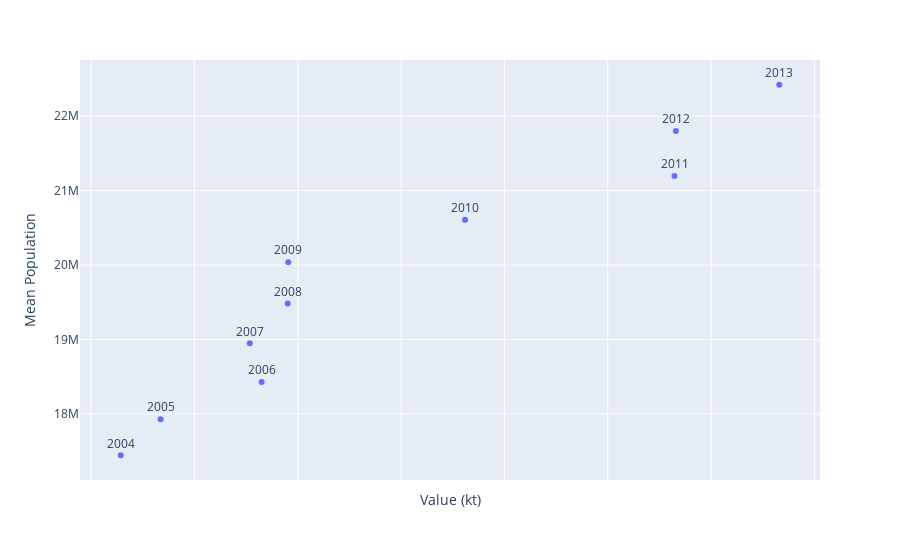

Write notebook code for a chart like this one.
### Code cell
cor_viz = cor_viz.reset_index()
fig = px.scatter(cor_viz, x='Value (kt)', y='Mean Population', text='Year')
fig.update_traces(textposition='top center')
fig.update_xaxes(showticklabels=False)

fig.show()

### Figure 1 — Plotly figure (JSON) as saved in the notebook; plotly's stock layout.template omitted (floating-point values rounded to 4 significant figures)
{"data": [{"hovertemplate": "Value (kt)=%{x}<br>Mean Population=%{y}<br>Year=%{text}<extra></extra>", "legendgroup": "", "marker": {"color": "#636efa", "symbol": "circle"}, "mode": "markers+text", "name": "", "orientation": "v", "showlegend": false, "text": [2004, 2005, 2006, 2007, 2008, 2009, 2010, 2011, 2012, 2013], "textposition": "top center", "type": "scatter", "x": [2857.0, 2935.0, 3130.0, 3107.0, 3181.0, 3181.0, 3524.0, 3929.0, 3932.0, 4132.0], "xaxis": "x", "y": [17450000.0, 17930000.0, 18430000.0, 18950000.0, 19490000.0, 20040000.0, 20610000.0, 21200000.0, 21800000.0, 22420000.0], "yaxis": "y"}], "layout": {"legend": {"tracegroupgap": 0}, "margin": {"t": 60}, "xaxis": {"anchor": "y", "domain": [0, 1], "showticklabels": false, "title": {"text": "Value (kt)"}}, "yaxis": {"anchor": "x", "domain": [0, 1], "title": {"text": "Mean Population"}}}}
